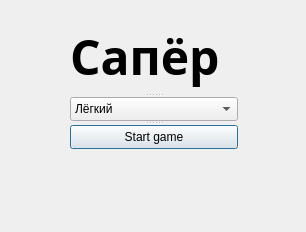
<?xml version="1.0" encoding="UTF-8"?>
<ui version="4.0">
 <class>Menu</class>
 <widget class="QDialog" name="Menu">
  <property name="geometry">
   <rect>
    <x>0</x>
    <y>0</y>
    <width>306</width>
    <height>232</height>
   </rect>
  </property>
  <property name="cursor">
   <cursorShape>ArrowCursor</cursorShape>
  </property>
  <property name="windowTitle">
   <string>Сапёр. Главное меню</string>
  </property>
  <property name="windowIcon">
   <iconset>
    <normaloff>../unnamed.png</normaloff>../unnamed.png</iconset>
  </property>
  <widget class="QSplitter" name="splitter">
   <property name="geometry">
    <rect>
     <x>70</x>
     <y>20</y>
     <width>168</width>
     <height>129</height>
    </rect>
   </property>
   <property name="orientation">
    <enum>Qt::Vertical</enum>
   </property>
   <widget class="QLabel" name="Name">
    <property name="font">
     <font>
      <family>Uroob</family>
      <pointsize>36</pointsize>
      <weight>75</weight>
      <bold>true</bold>
     </font>
    </property>
    <property name="text">
     <string>Сапёр</string>
    </property>
    <property name="textInteractionFlags">
     <set>Qt::NoTextInteraction</set>
    </property>
   </widget>
   <widget class="QComboBox" name="comboBox">
    <property name="enabled">
     <bool>true</bool>
    </property>
    <property name="currentText">
     <string>Лёгкий</string>
    </property>
    <item>
     <property name="text">
      <string>Лёгкий</string>
     </property>
    </item>
    <item>
     <property name="text">
      <string>Средний</string>
     </property>
    </item>
    <item>
     <property name="text">
      <string>Сложный</string>
     </property>
    </item>
   </widget>
   <widget class="QPushButton" name="start_bottom">
    <property name="text">
     <string>Start game</string>
    </property>
   </widget>
  </widget>
 </widget>
 <resources/>
 <connections/>
</ui>
